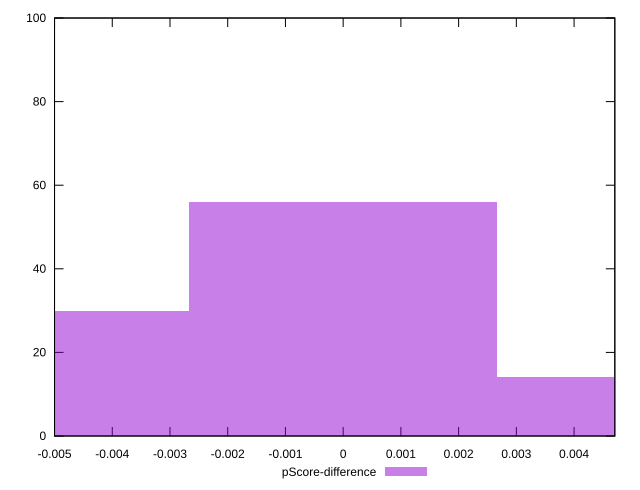

Recreate this plot in gnuplot.
reset

$pScoreDifference <<EOF
0 56
0.005324087046741067 14
-0.005324087046741067 30
EOF

set key outside below
set boxwidth 0.005324087046741067
set xrange [-0.0050000000000000044:0.004705882352941171]
set yrange [0:100]
set trange [0:100]
set style fill transparent solid 0.5 noborder
set terminal svg size 640, 490 enhanced background rgb 'white'
set output "reprap/offscreen-images/samples/pages+cached+noexternal+nomedia+nocss/pScore-difference/histogram.svg"

plot $pScoreDifference title "pScore-difference" with boxes

reset
